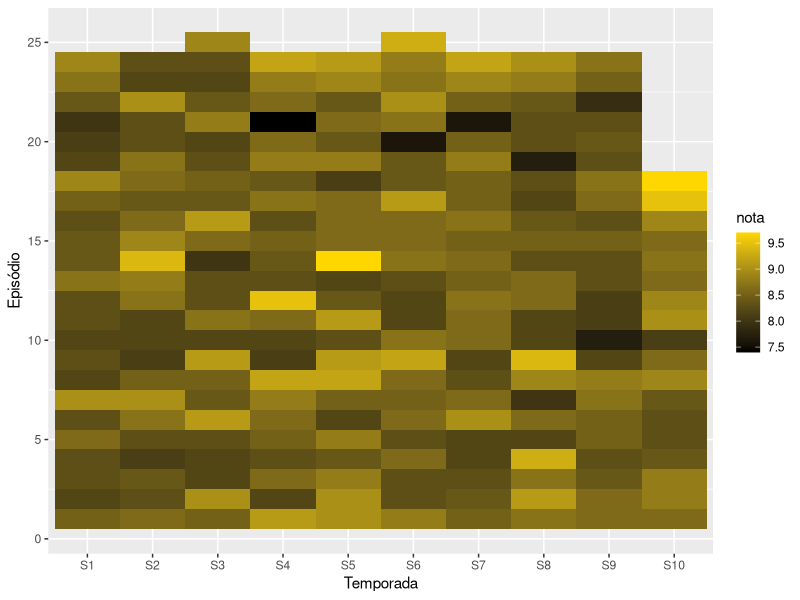
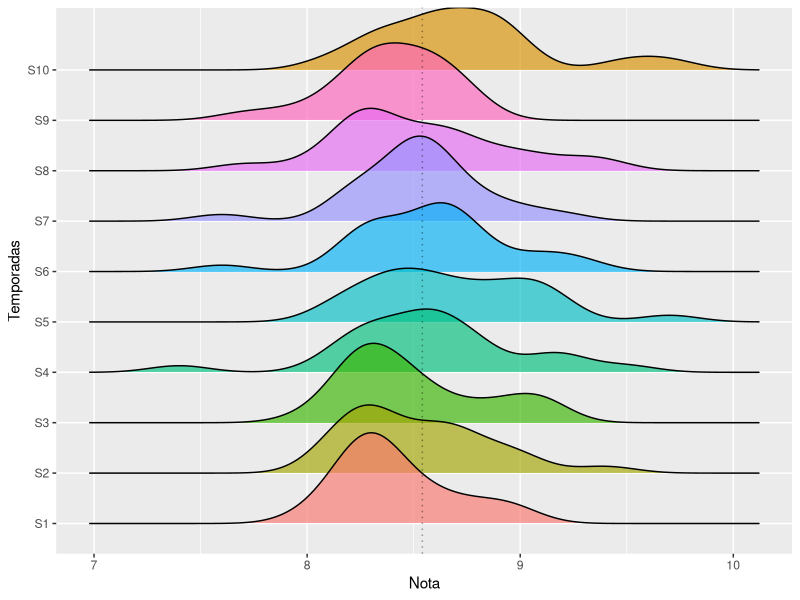
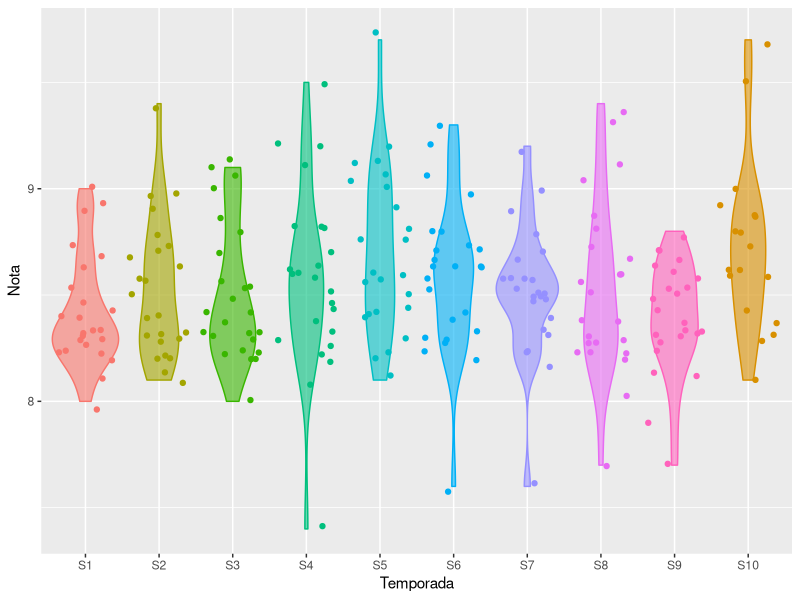
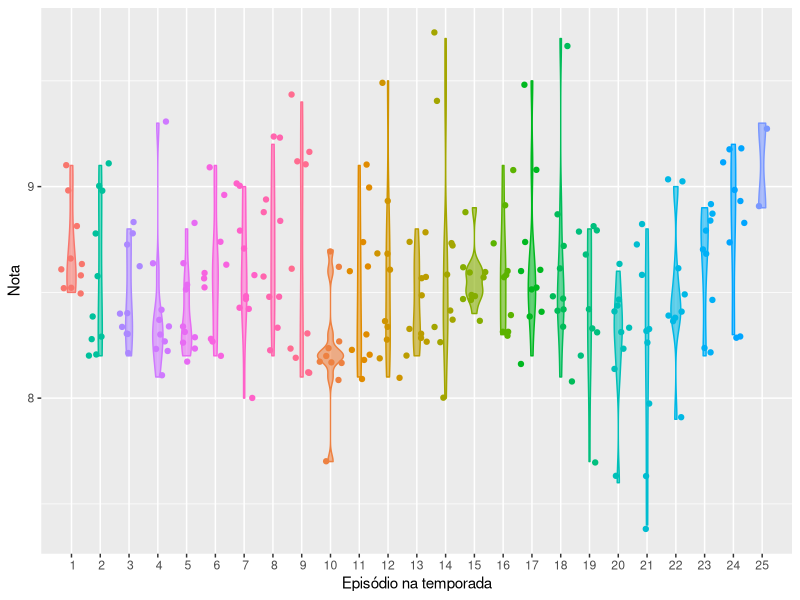

Source code (R) for these figures, in order:
library(readr)
library(ggplot2)
library(ggridges)

friends <- read_csv("friends.csv", col_names = FALSE)
colnames(friends) <- c('nome','nrevws','nota','temporada','neptemp')

ordem <- c('S1','S2','S3','S4','S5','S6','S7','S8','S9','S10')
h <- theme(legend.position="none")

ggplot(data = friends,aes(x=temporada,y=neptemp,fill=nota)) + 
  geom_tile() + 
  labs(x = 'Temporada',y='Episódio') +
  scale_x_discrete(limits=ordem) + 
  scale_fill_gradient(low='black',high='gold')
  
ggplot(data=friends,aes(x=nota,y=temporada,fill=temporada)) + 
  geom_density_ridges(alpha=0.65) + 
  labs(x = 'Nota',y='Temporadas') +
  scale_y_discrete(limits=ordem) + 
  geom_vline(xintercept = mean(friends$nota),linetype = 'dotted',alpha=0.4) + 
  h 

ggplot(data = friends,aes(x=temporada,y=nota,color=temporada,fill=temporada)) + 
  geom_violin(alpha=0.6) + 
  geom_jitter() + 
  labs(x = 'Temporada',y='Nota') + 
  scale_x_discrete(limits=ordem) + 
  h 

ggplot(data = friends,aes(x=as.character(neptemp),y=nota,color=as.character(neptemp),fill=as.character(neptemp))) + 
  geom_violin(alpha=0.6) + 
  geom_jitter() + 
  labs(x = 'Episódio na temporada',y='Nota') +
  scale_x_discrete(limits=1:25) + 
  h
